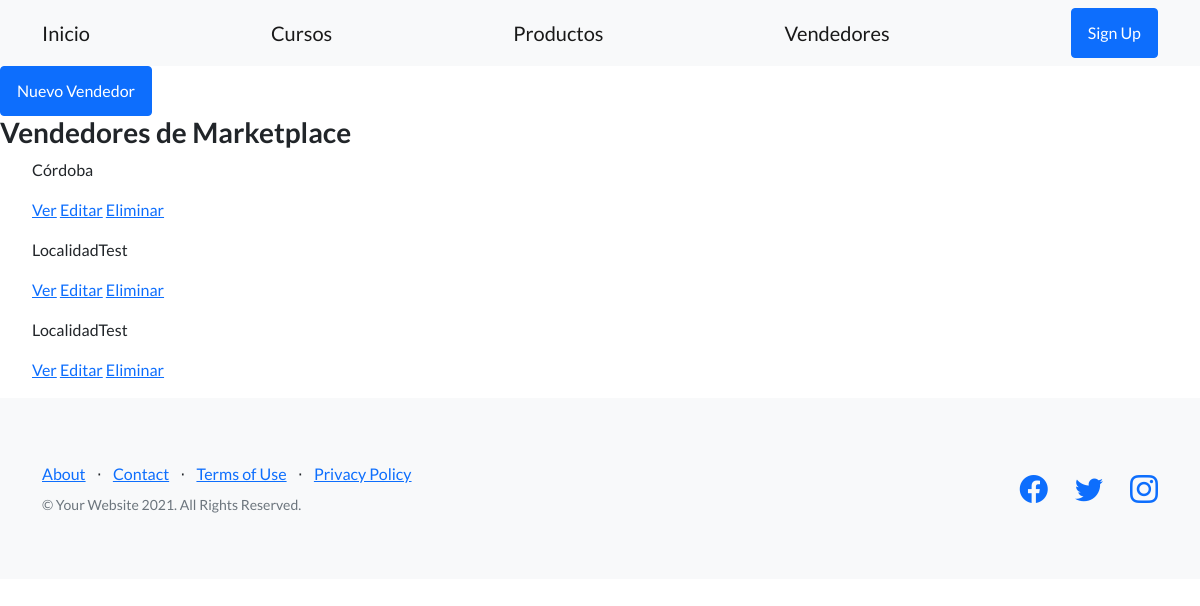
/AppCoder/vendedores/list/, run on an earlier commit of the app's database.
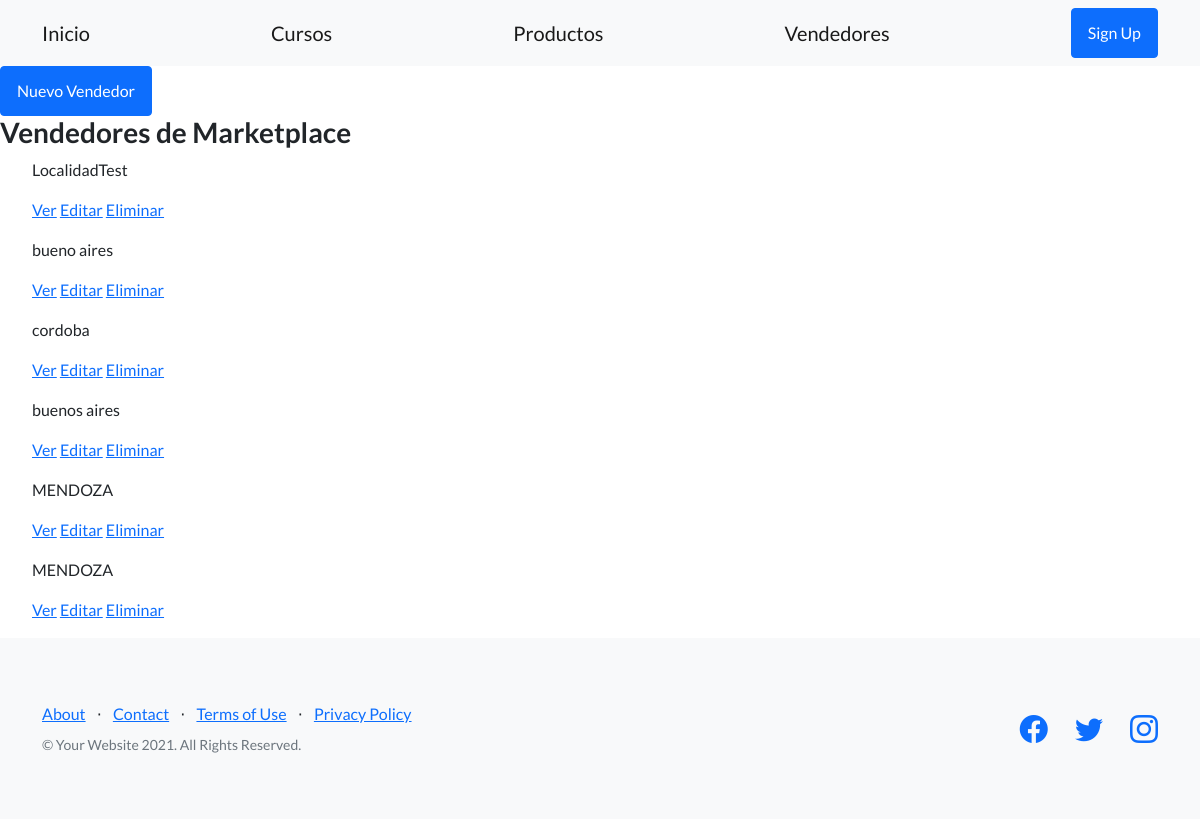
And on a later commit of the database.
### AppCoder/models.py (models this page shows)
class Vendedores(models.Model):
    localidad=models.CharField(max_length=40)
    tiempo_de_entrega=models.IntegerField()
    calificacion=models.IntegerField()

### AppCoder/views.py (the view)
# urls.py: path('vendedores/list/', views.vendedoresList.as_view(),name='List'),
class vendedoresList (ListView):
    model = Vendedores
    template = 'AppCoder/vendedores_list.html'

### AppCoder/templates/AppCoder/vendedores_list.html
{% extends "AppCoder/padre.html" %}
{% load static %}{
{% block contenidoQueCambia %}
<a class="btn btn-primary" href="{% url 'New' %}">Nuevo Vendedor</a>
<h3> Vendedores de Marketplace</h3>
    <ul>
        {% for vendedores in object_list%}
            <p> {{vendedores.localidad}}</p>
            <p>
                <a href="{% url 'Detail' vendedores.id %}">Ver</a>
                <a href="{% url 'Edit' vendedores.id %}">Editar</a>
                <a href="{% url 'Delete' vendedores.id %}">Eliminar</a>
            </p>
        {%endfor%}
    </ul>
{% endblock %}

### AppCoder/templates/AppCoder/padre.html (shortened to what this page needs)
<!DOCTYPE html>
<html lang="en">
    <head>
        {%load static%}
        <link href="https://cdn.jsdelivr.net/npm/bootstrap-icons@1.5.0/font/bootstrap-icons.css" rel="stylesheet" type="text/css" />
        <link href="{%static 'AppCoder/css/styles.css'%}" rel ="stylesheet" />
    </head>
    <body>
        <nav class="navbar navbar-light bg-light static-top">
            <div class="container">
                <a class="navbar-brand" href="{% url 'Inicio' %}">Inicio</a>
                <a class="navbar-brand" href="{% url 'Cursos' %}">Cursos</a>
                <a class="navbar-brand" href="{% url 'Productos' %}">Productos</a>
                <a class="navbar-brand" href="{% url 'List' %}">Vendedores</a>
                <a class="btn btn-primary" href="#signup">Sign Up</a>
            </div>
        </nav>
        {% block contenidoQueCambia %}
        {% endblock %}
        <footer class="footer bg-light">
            <div class="container">
                <div class="row">
                    <div class="col-lg-6 h-100 text-center text-lg-start my-auto">
                        <ul class="list-inline mb-2">
                            <li class="list-inline-item"><a href="#!">About</a></li>
                            <li class="list-inline-item">⋅</li>
                            <li class="list-inline-item"><a href="#!">Contact</a></li>
                            <li class="list-inline-item">⋅</li>
                            <li class="list-inline-item"><a href="#!">Terms of Use</a></li>
                            <li class="list-inline-item">⋅</li>
                            <li class="list-inline-item"><a href="#!">Privacy Policy</a></li>
                        </ul>
                        <p class="text-muted small mb-4 mb-lg-0">&copy; Your Website 2021. All Rights Reserved.</p>
                    </div>
                    <div class="col-lg-6 h-100 text-center text-lg-end my-auto">
                        <ul class="list-inline mb-0">
                            <li class="list-inline-item me-4">
                                <a href="#!"><i class="bi-facebook fs-3"></i></a>
                            </li>
                            <li class="list-inline-item me-4">
                                <a href="#!"><i class="bi-twitter fs-3"></i></a>
                            </li>
                            <li class="list-inline-item">
                                <a href="#!"><i class="bi-instagram fs-3"></i></a>
                            </li>
                        </ul>
                    </div>
                </div>
            </div>
        </footer>
    </body>
</html>

What changed in the data, as far as the page shows it:
removed Vendedores: localidad "Córdoba"
removed Vendedores: localidad "LocalidadTest"
added Vendedores: localidad "bueno aires"
added Vendedores: localidad "cordoba"
added Vendedores: localidad "buenos aires"
added Vendedores: localidad "MENDOZA"
added Vendedores: localidad "MENDOZA"
